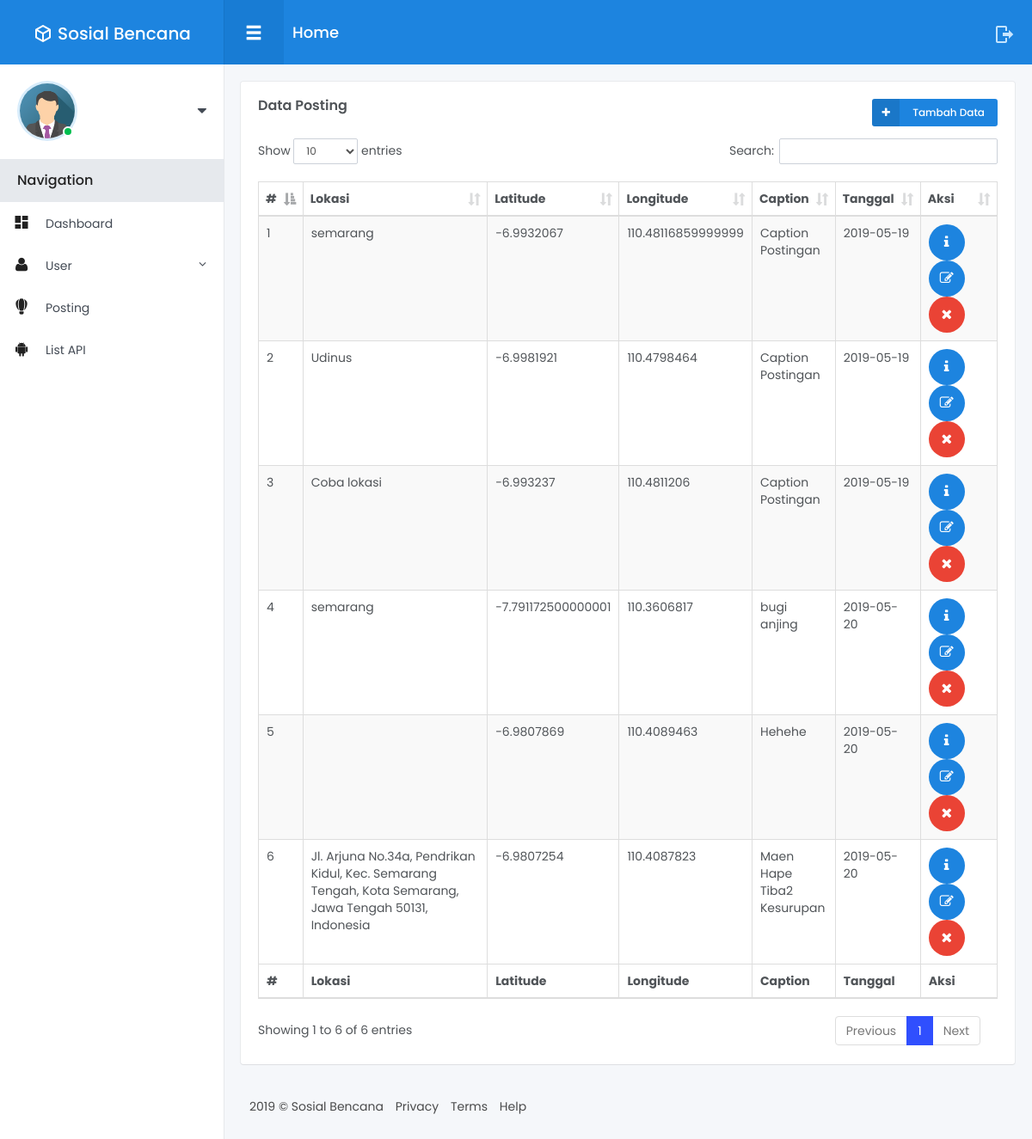
The page /index.php/posting on the database as committed earlier.
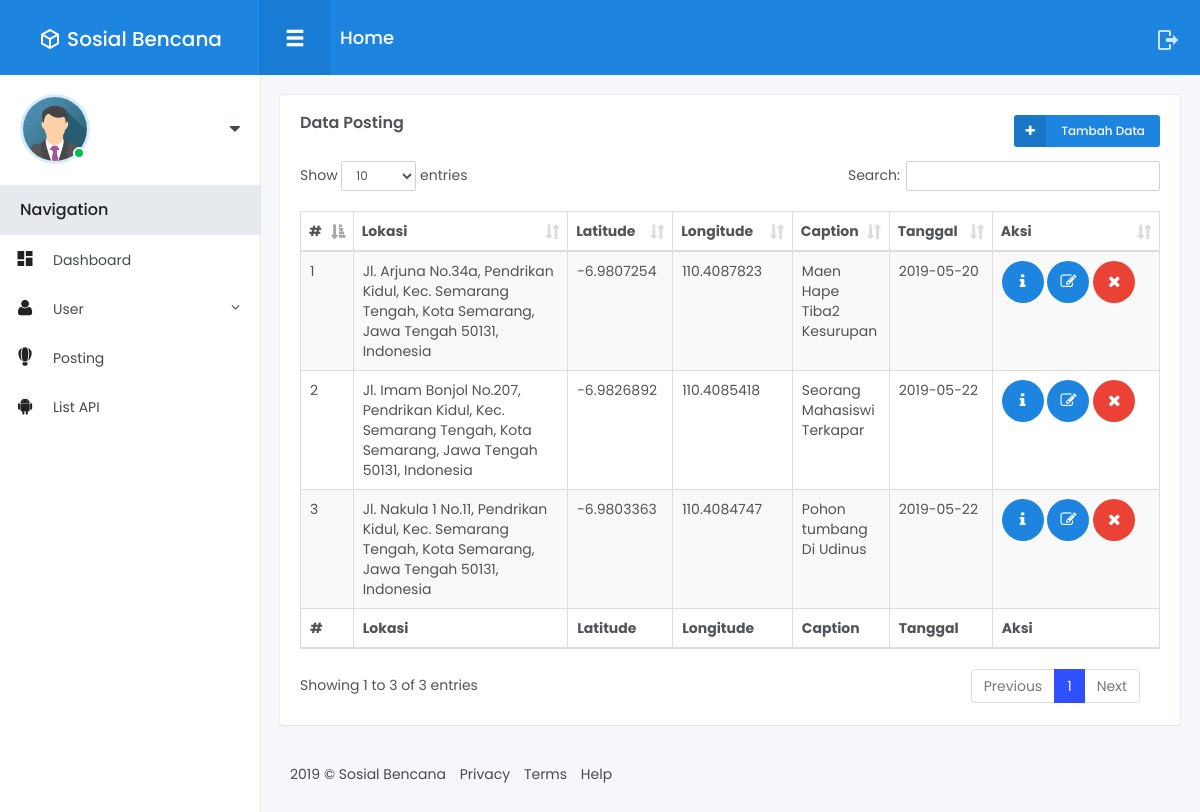
The same page on the database as committed later.
### tables this page shows
CREATE TABLE `post` (
  `id_post` int(11) NOT NULL,
  `nama_img` varchar(255) DEFAULT NULL,
  `api_img` varchar(256) NOT NULL,
  `slug_post` varchar(255) DEFAULT NULL,
  `lokasi` varchar(255) NOT NULL,
  `lttd_loc` varchar(255) DEFAULT NULL,
  `lgttd_loc` varchar(255) DEFAULT NULL,
  `caption` text,
  `tanggal` date DEFAULT NULL,
  `waktu` time DEFAULT NULL,
  `user_kode` varchar(100) NOT NULL
);

### application/controllers/Posting.php (called while the page is built, shortened)
<?php
class Posting extends CI_Controller {
	public function __construct()
	{
        $this->load->model('Posting_model');
        $this->load->model('Status_model');
    }
    public function index()
    {
        $post           = $this->Posting_model->getPost()->result_array();
        $data = array(
            'post'      => $post,
        );
        $this->load->view('Admin/Posting/index', $data);
    }
}

### index.php (called while the page is built, shortened)
<?php
require_once BASEPATH.'core/CodeIgniter.php';

### application/models/Posting_model.php (called while the page is built, shortened)
<?php
class Posting_model extends CI_Model {
    public function getPost()
    {
        return $this->db->get('post');
    }
}

### application/views/Admin/Posting/index.php (the view, shortened to what this page needs)
<!DOCTYPE html>
<html lang="en">
<head>
</head>
<body>
<div class="main-menu">
	<header class="header">
	</header>
	<div class="content">
	</div>
</div>
<div class="fixed-navbar">
</div>
<div id="wrapper">
	<div class="main-content">
		<div class="row small-spacing">
            <div class="col-lg-12">
				<div class="box-content">
					<h4 class="box-title">Data Posting</h4>
					<div class="dropdown js__drop_down">
                        <a href="<?php echo base_url('posting/tambah'); ?>" class="btn btn-xs btn-primary btn-icon btn-icon-left waves-effect waves-light"><i class="ico fa fa-plus"></i> Tambah Data</a>
					</div>
					<div class="table-responsive">
						<table id="example" class="table table-striped table-bordered display" style="width:100%">
							<thead>
								<tr>
									<th>#</th>
									<th width="25%">Lokasi</th>
									<th>Latitude</th>
									<th>Longitude</th>
									<th width="10%">Caption</th>
									<th>Tanggal</th>
									<th>Aksi</th>
								</tr>
							</thead>
							<tfoot>
								<tr>
									<th>#</th>
									<th width="25%">Lokasi</th>
									<th>Latitude</th>
									<th>Longitude</th>
									<th width="10%">Caption</th>
									<th>Tanggal</th>
									<th>Aksi</th>
								</tr>
							</tfoot>
							<tbody>
								<?php
								$no = 1;
								foreach($post as $post) {
								?>
								<tr>
									<td><?php echo $no++; ?></td>
									<td style="word-wrap: break-word;"><?php echo $post['lokasi']; ?></td>
									<td><?php echo $post['lttd_loc']; ?></td>
									<td><?php echo $post['lgttd_loc']; ?></td>
									<td><?php echo $post['caption']; ?></td>
									<td><?php echo $post['tanggal']; ?></td>
									<td>
										<a href="<?php echo base_url('posting/detail/').$post['id_post']; ?>" class="btn btn-primary btn-circle waves-effect waves-light" title="Show Post"><i class="ico fa fa-info"></i></a>
										<a href="<?php echo base_url('posting/edit/').$post['id_post']; ?>" class="btn btn-primary btn-circle waves-effect waves-light" title="Show Post"><i class="ico fa fa-edit"></i></a>
										<a href="#" onClick="return hapus('<?php echo base_url('posting/hapus/').$post['id_post']; ?>');" class="btn btn-danger btn-circle waves-effect waves-light" title="Show Image"><i class="ico fa fa-times"></i></a>
									</td>
								</tr>
								<?php } ?>
							</tbody>
						</table>
					</div>
				</div>
			</div>
		</div>
		<footer class="footer">
		</footer>
	</div>
</div>
</body>
</html>

Rows that differ between the two databases and show on the page:
removed post: lokasi "semarang", lttd_loc "-6.9932067", lgttd_loc "110.48116859999999", caption "Caption Postingan", tanggal "2019-05-19"
removed post: lokasi "Udinus", lttd_loc "-6.9981921", lgttd_loc "110.4798464", caption "Caption Postingan", tanggal "2019-05-19"
removed post: lokasi "Coba lokasi", lttd_loc "-6.993237", lgttd_loc "110.4811206", caption "Caption Postingan", tanggal "2019-05-19"
removed post: lokasi "semarang", lttd_loc "-7.791172500000001", lgttd_loc "110.3606817", caption "bugi anjing", tanggal "2019-05-20"
removed post: lttd_loc "-6.9807869", lgttd_loc "110.4089463", caption "Hehehe", tanggal "2019-05-20"
added post: lokasi "Jl. Imam Bonjol No.207, Pendrikan Kidul, Kec. Semarang Tengah, Kota Semarang, Jawa Tengah 50131, Indonesia", lttd_loc "-6.9826892", lgttd_loc "110.4085418", caption "Seorang Mahasiswi Terkapar", tanggal "2019-05-22"
added post: lokasi "Jl. Nakula 1 No.11, Pendrikan Kidul, Kec. Semarang Tengah, Kota Semarang, Jawa Tengah 50131, Indonesia", lttd_loc "-6.9803363", lgttd_loc "110.4084747", caption "Pohon tumbang Di Udinus", tanggal "2019-05-22"
Other text that changed with them:
text written by a page script: "Show entries Search: Showing 1 to 6 of 6 entries Previous 1 Next" → "Show entries Search: Showing 1 to 3 of 3 entries Previous 1 Next"
